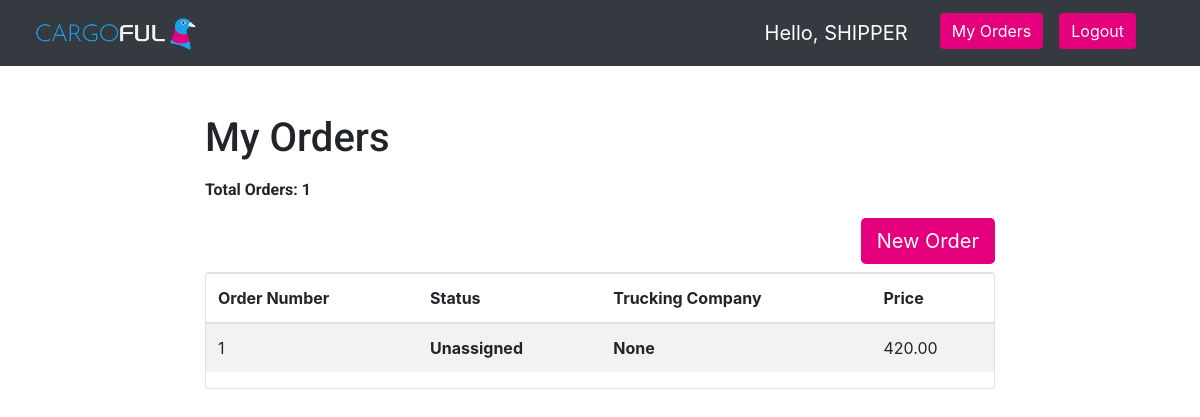
/shipper/ (signed in), run on an earlier commit of the app's database.
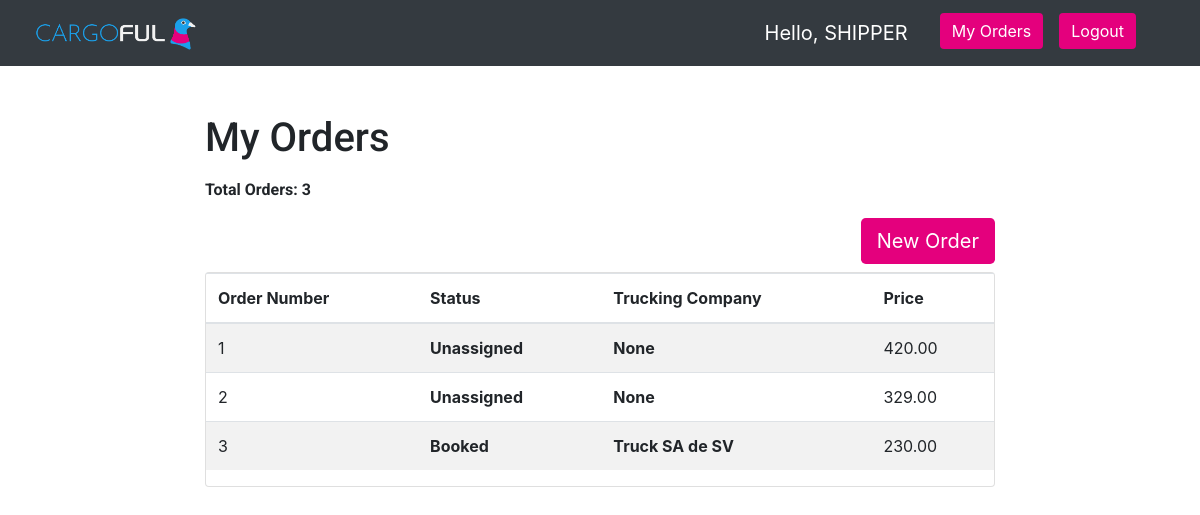
And on a later commit of the database.
### shipper/models.py (models this page shows)
class order(models.Model):
    def get_carta_porte_path(file):
        return os.path.join('carta_porte', file)
    def get_orden_de_embarco(file):
        return os.path.join('orden_de_embarco', file)
    shipping_company = models.ForeignKey(shipper, on_delete = models.PROTECT)
    truck_company = models.ForeignKey(truck_company, null=True, on_delete = models.CASCADE)
    driver = models.ForeignKey(driver, null = True, on_delete = models.SET_NULL)
    pickup_latitude = models.DecimalField(default = 0.0, max_digits = 9, decimal_places = 6)
    pickup_longitude = models.DecimalField(default = 0.0, max_digits = 9, decimal_places = 6)
    delivery_latitude = models.DecimalField(default = 0.0, max_digits = 9, decimal_places = 6)
    delivery_longitude = models.DecimalField(default = 0.0, max_digits = 9, decimal_places = 6)
    pickup_date = models.DateField(default = date.today, auto_now_add = False)
    delivery_date = models.DateField(default = date.today, auto_now_add = False)
    price = models.DecimalField(default = 0.0, max_digits = 9, decimal_places = 2)
    distance = models.DecimalField(default = 0.0, max_digits = 9, decimal_places = 6)
    carta_porte = models.ImageField(upload_to = get_carta_porte_path, blank = True, null = True)
    orden_de_embarco = models.ImageField(upload_to = get_orden_de_embarco, blank = True, null = True)
    shipment_number = models.PositiveIntegerField(default = 0)
    numero_de_pedido = models.PositiveIntegerField(default = 0)
    numero_de_abaran = models.PositiveIntegerField(default = 0)
    pickup_time = models.TimeField(default = timezone.now, auto_now_add = False)
    delivery_time = models.TimeField(default = timezone.now, auto_now_add = False)
    contents = models.TextField(default = '')
    instructions = models.TextField(default = '')
    TRUCK_TYPES = [
        ('Low Boy', 'Low Boy'),
        ('Caja Seca 48 pies', 'Caja Seca 48 pies'),
        ('Refrigerado 48 pies', 'Refrigerado 48 pies'),
        ('Plataforma 48 pies', 'Plataforma 48 pies'),
        ('Caja Seca 53 pies', 'Caja Seca 53 pies'),
        ('Refrigerado 53 pies', 'Refrigerado 53 pies'),
        ('Plataforma 53 pies', 'Plataforma 53 pies'),
        ('Full', 'Full'),
        ('Plataforma Full', 'Plataforma Full'),
        ('Torton Caja Seca', 'Torton Caja Seca'),
        ('Torton Refrigerado', 'Torton Refrigerado'),
        ('Troton Plataforma', 'Troton Plataforma'),
        ('Rabon Caja Seca', 'Rabon Caja Seca'),
        ('Rabon Refrigerado', 'Rabon Refrigerado'),
        ('Rabon Plataforma', 'Rabon Plataforma'),
        ('Camioneta 5.5 tons', 'Camioneta 5.5 tons'),
        ('Camioneta 3.5 tons', 'Camioneta 3.5 tons'),
        ('Camioneta 3.5 tons Plataforma', 'Camioneta 3.5 tons Plataforma'),
        ('Camioneta 1.5 tons', 'Camioneta 1.5 tons'),
        ('Camioneta 3.5 tons Redilla', 'Camioneta 3.5 tons Redilla'),
    ]
    truck_type = models.CharField(
        max_length = 40,
        choices = TRUCK_TYPES, #references above list object
        default = 'LB'
        )
    status = models.PositiveIntegerField(default = 0, validators = [MaxValueValidator(4)])
    """for the status field:
    0 -> unassigned (not booked yet)
    1 -> booked
    2 -> in transit
    3 -> delivered
    4 -> cancelled
    """

### trucker/models.py (models this page shows, shortened)
class truck_company(models.Model):
    user = models.OneToOneField(User, on_delete = models.CASCADE)
    number_of_active_orders = models.IntegerField(default=0)
    completed_orders = models.PositiveIntegerField(default=0)
    incomplete_orders = models.PositiveIntegerField(default=0)
    rating = models.PositiveIntegerField(default=0, validators=[MaxValueValidator(5)])
    USERNAME_FIELD = 'email'

### authorization/models.py (models this page shows)
class Profile(models.Model):
    user = models.OneToOneField(User, on_delete=models.CASCADE)
    user_type = models.CharField(max_length=30)
    company_name = models.CharField(max_length=30)

### authorization/decorators.py (the view)
        def wrapper_func(request, *args, **kwargs):
            group = None
            if request.user.groups.exists():
                group = request.user.groups.all()[0].name
            if group in allowed_roles:
                return view_func(request, *args, **kwargs)
            else:
                return HttpResponse('You are not authorized to view this page')

### shipper/views.py (called while the page is built)
@login_required
@allowed_users(allowed_roles=['Shipper'])
def see_dashboard(request):
    if request.method == "GET":
        company = shipper.objects.filter(user = request.user).first() #this query gets the shipper
        set = order.objects.filter(shipping_company = company).order_by('status') #this query gets all jobs posted by the user in order from status 0 -> status 4
        return render(request, 'shipper/dashboard.html', {'set': set})

### shipper/templates/shipper/dashboard.html (shortened to what this page needs)
{% extends 'shipper/base.html'%}
{% block content %}
<div class="row justify-content-center mt-5">
  <div class="col-md-8">
    <h1>My Orders</h1>
  </div>
</div>
<div class="row justify-content-center pt-2">
  <div class="col-md-8">
    <p><b>Total Orders: {{set.count}}</b></p>
  </div>
  <div class="col-md-8 text-right">
    <a href="/shipper/post_order" class="btn btn-secondary btn-lg active" role="button" aria-pressed="true">New Order</a>
  </div>
</div>
<div class="row justify-content-center pt-2">
<div class="col-md-8">
<div class="card">
<table class="table table-striped">
  <thead>
    <link rel="stylesheet" href="https://stackpath.bootstrapcdn.com/bootstrap/4.4.1/css/bootstrap.min.css"
>
    <tr>
      <th scope = 'col'>Order Number</th>
      <th scope="col">Status</th>
      <th scope = "col">Trucking Company</th>
      <th scope="col">Price</th>
    </tr>
  </thead>
  <tbody>
    {% for s in set %}
    <tr>
      <td>{{ s.id }}</td>
      <th scope="row">
        {% if s.status == 0 %}
          Unassigned
        {% elif s.status == 1 %}
          Booked
        {% elif s.status == 2 %}
          In Transit
        {% elif s.status == 3 %}
          Delivered
        {% elif s.status == 4 %}
          Cancelled
        {% endif %}
      </th>
      <th>
        {% if s.status > 0 and s.status < 4 %}
          {{ s.truck_company.user.profile.company_name}}
        {% else %}
          None
        {% endif %}
      </th>
      <td>{{ s.price }}</td>
    </tr>
    {% endfor %}
  </tbody>
</table>
</div>
</div>
</div>
{% endblock %}

### shipper/templates/shipper/base.html (shortened to what this page needs)
{% load static %}
<!doctype html>
<html lang="en">
 <head>
   <link rel="stylesheet" href="https://unpkg.com/@coreui/coreui@3.0.0-rc.0/dist/css/coreui.min.css">
  <link rel="stylesheet" href="{% static 'css/style.css' %}">
  <link href='https://api.tiles.mapbox.com/mapbox-gl-js/v1.8.1/mapbox-gl.css' rel='stylesheet' />
</head>
   <body class="c-app">
     <nav class="navbar navbar-expand-lg navbar-dark bg-dark">
         <div class="d-flex flex-grow-1">
             <a class="navbar-brand" href="/shipper">
               <img src="/static/imgs/CargoFulPigeon.png" width="200" height="40" class="d-inline-block align-top"
             </a>
         </div>
         <div class="d-flex">
           <ul class="nav">
             <li>
               <span>Hello, {{request.user}}</span>
             </li>
             <li class="nav-item mr-3">
                 <a href="/shipper/" class="btn btn-secondary">My Orders</a>
             </li>
             <li class="nav-item mr-5">
                 <a href="{% url 'logout' %}" class="btn btn-secondary">Logout</a>
             </li>
          </ul>
         </div>
     </nav>
      {% block content%}
      {% endblock %}
   </body>
</html>

### static/css/style.css (style rules this page uses)
.navbar-brand { padding: 0; }
h1 { font-family: 'Roboto', sans-serif; }
p { font-family: 'Roboto', sans-serif; }
.btn-secondary { background-color: #E4007D !important; border: none !important; }

### shipper/templates/shipper/base.html (style rules this page uses)
body { margin: 0; padding: 0; }

What changed in the data, as far as the page shows it:
added order: id "2", status "Unassigned", price "329.00"
added order: id "3", status "Booked", truck_company.user.profile.company_name "Truck SA de SV", price "230.00"
Also different on the page:
{{ set.count }}: "1" → "3"
